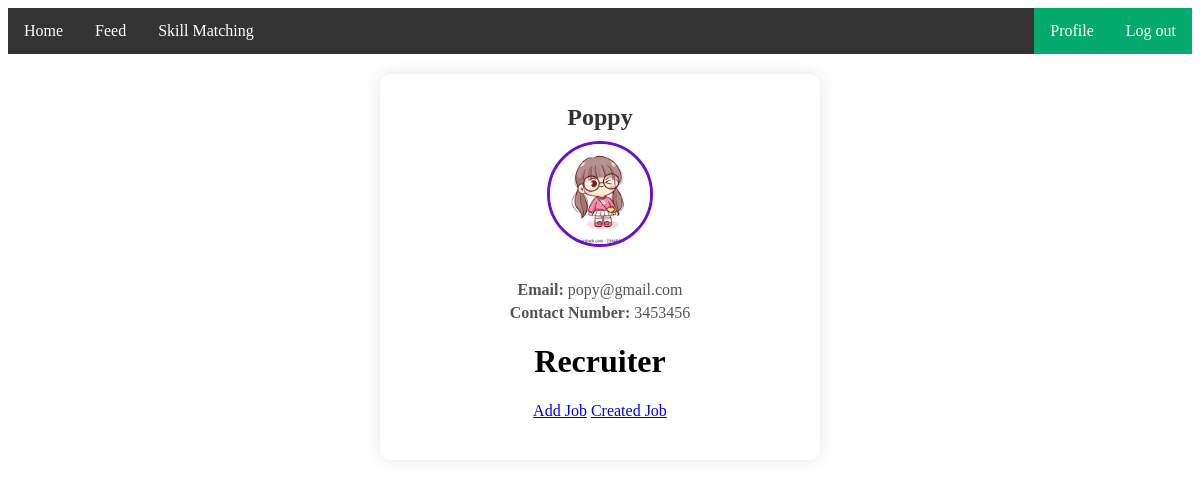
Page /ProfilePage/ (signed in) on the committed database.
### myApp/models.py (models this page shows, shortened)
class customUser(AbstractUser):
    USER=[
        ('recruiter','Recruiter'),
        ('seeker','Seeker'),
    ]
    user_type=models.CharField(choices=USER,max_length=100,null=True)
    Profile_Pic=models.ImageField(upload_to='Media/Profile_Pic',null=True)
    contact_no=models.CharField(max_length=100,null=True)

### myProject/views.py (the view)
# urls.py: path("ProfilePage/", profilePage, name="profilePage"),
@login_required
def profilePage(request):
    return render(request,"profilePage.html")

### Template/profilePage.html (shortened to what this page needs)
{% extends 'base.html' %}
{% block body %}
<div class="profile-container">
    <h2>{{ request.user.username }}</h2>
    <img src="/{{request.user.Profile_Pic }}" alt="Profile Picture">
    <p><strong>Email:</strong> {{ request.user.email }}</p>
    <p><strong>Contact Number:</strong> {{ request.user.contact_no }}</p>
    {% if request.user.user_type == 'recruiter' %}
    <h1>Recruiter</h1>
    <a href="{% url 'addJobPage' %}">Add Job</a>
    <a href="{% url 'createdJobPage' %}">Created Job</a>
    {% endif %}
</div>
{% endblock body %}

### Template/profilePage.html (style rules this page uses)
.profile-container { background-color: white; padding: 20px; border-radius: 10px; box-shadow: 0 0 15px rgba(0, 0, 0, 0.1); width: 400px; text-align: center; margin: 20px auto; }
.profile-container img { width: 100px; height: 100px; border-radius: 50%; margin-bottom: 20px; border: 3px solid #6a11cb; }
h2 { margin: 10px 0; color: #333; }
p { margin: 5px 0; color: #555; }

### rows in the picture
customUser: user.username "Poppy", user.Profile_Pic (picture), user.email "popy@gmail.com", user.contact_no "3453456"
